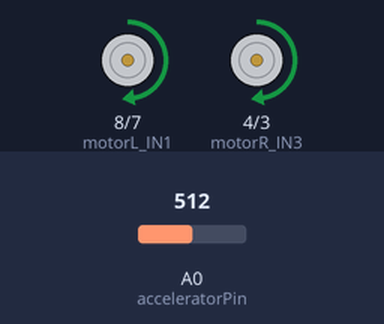
A program run on a simulated Arduino Uno, built with avr-gcc and run on an emulated ATmega328P. Shown: motor-driver pin pairs drawn as motors (green arrow = first pin HIGH = forward, orange = second pin HIGH = backward, longer = more drive, scaled by the enable pin). The test bench sets the inputs (shaded band); at power-on: A0 (acceleratorPin) = 512.

Above: at 9.8 s.
9.9 s: A0 (acceleratorPin) set to 716
At 12.5 s:
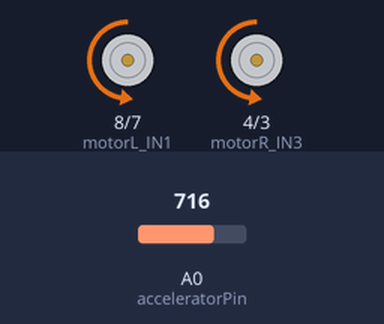
22.5 s: A0 (acceleratorPin) set to 900
At 27.5 s:
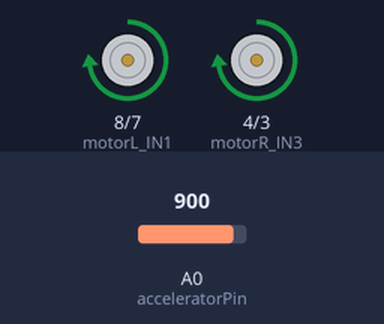
36.5 s: A0 (acceleratorPin) set to 122
49.5 s: A0 (acceleratorPin) set to 0
At 51.8 s:
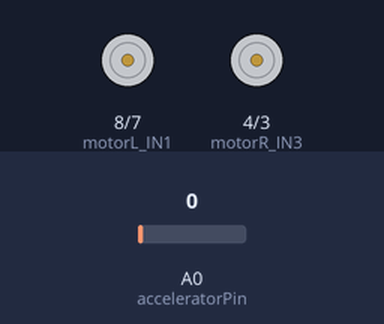
Timing chart, 0 to 53.3 s (numbered marks = the images above; inputs shaded):
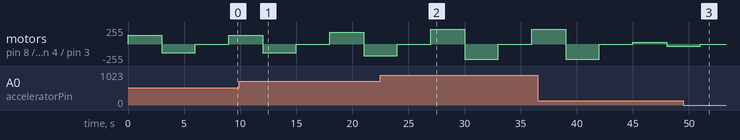

The program:

main.cpp
```cpp
/*C*************************************************************************************************
* NAME: 			MotorTest_04.ino
*---------------------------------------------------------------------------------------------------
* DESCRIPTION:		Motor Test des PRO-BOTs.
*					Die Motoren werden zuerst in die eine, danach in die andere Richtung hochgefahren.
* CREATED_BY:		Harry Kunte
* CREATION_DATE:	26/11/2018
* BASED_ON:			--
*---------------------------------------------------------------------------------------------------
* TEST-TARGET:		ARDUINO UNO, ATmega328P
* CLOCK:			16,0000 MHz, external Cristal-Oscillator
* IDE:				Visual Studio
*---------------------------------------------------------------------------------------------------
* REVISION:			1.1
* REVISION HISTORY:	1.0:	Initial version
***************************************************************************************************/


#include <Arduino.h>


#define motorL_Speed	 6
#define motorR_Speed	 5

#define motorL_IN1		 8
#define motorL_IN2		 7
#define motorR_IN3		 4
#define motorR_IN4		 3

#define acceleratorPin	 0

#define FORWARD		1
#define BACKWARD	2
#define BRAKE		3
#define RELEASE		4


uint8_t MspeedL = 0;
uint8_t MspeedR = 0;
uint8_t speed   = 0;


/*F*************************************************************************************************
* NAME:		setMotorL_Speed(MspeedL)
*---------------------------------------------------------------------------------------------------
* PARAMS:	I/P Arguments	: MspeedL		:= 8-bit PWM value, 0 is off, 255 is on
*			Return value	: none
*---------------------------------------------------------------------------------------------------
* PURPOSE:
*		Control the DC Motor speed/throttle
***************************************************************************************************/
void setMotorL_Speed(uint8_t MspeedL)
{
	analogWrite(motorL_Speed, MspeedL);
}


/*F*************************************************************************************************
* NAME:		setMotorR_Speed(MspeedR)
*---------------------------------------------------------------------------------------------------
* PARAMS:	I/P Arguments	: MspeedR		:= 8-bit PWM value, 0 is off, 255 is on
*			Return value	: none
*---------------------------------------------------------------------------------------------------
* PURPOSE:
*		Control the DC Motor speed/throttle
***************************************************************************************************/
void setMotorR_Speed(uint8_t MspeedR)
{
	analogWrite(motorR_Speed, MspeedR);
}


/*F*************************************************************************************************
* NAME:		setMotorL_Direction(cmd)
*---------------------------------------------------------------------------------------------------
* PARAMS:	I/P Arguments	: cmd		:= the action to perform, can be FORWARD, BACKWARD or RELEASE
*			Return value	: none
*---------------------------------------------------------------------------------------------------
* PURPOSE:
*		Control the DC Motor direction and action
***************************************************************************************************/
void setMotorL_Direction(uint8_t cmd)
{
	switch (cmd)
	{
		case FORWARD:
						digitalWrite(motorL_IN2, LOW);		// take low first to avoid 'break'
 						digitalWrite(motorL_IN1, HIGH);
		break;

		case BACKWARD:
 						digitalWrite(motorL_IN1, LOW);		// take low first to avoid 'break'
						digitalWrite(motorL_IN2, HIGH);
		break;

		case RELEASE:
						digitalWrite(motorL_IN1, LOW);
						digitalWrite(motorL_IN2, LOW);
    break;
  }
}


/*F*************************************************************************************************
* NAME:		setMotorR_Direction(cmd)
*---------------------------------------------------------------------------------------------------
* PARAMS:	I/P Arguments	: cmd		:= the action to perform, can be FORWARD, BACKWARD or RELEASE
*			Return value	: none
*---------------------------------------------------------------------------------------------------
* PURPOSE:
*		Control the DC Motor direction and action
***************************************************************************************************/
void setMotorR_Direction(uint8_t cmd)
{
	switch (cmd)
	{
		case FORWARD:
						digitalWrite(motorR_IN4, LOW);		// take low first to avoid 'break'
 						digitalWrite(motorR_IN3, HIGH);
		break;

		case BACKWARD:
 						digitalWrite(motorR_IN3, LOW);		// take low first to avoid 'break'
						digitalWrite(motorR_IN4, HIGH);
		break;

		case RELEASE:
						digitalWrite(motorR_IN3, LOW);
						digitalWrite(motorR_IN4, LOW);
    break;
  }
}


void setup()
{
	pinMode(motorL_Speed, OUTPUT);
	pinMode(motorR_Speed, OUTPUT);
	pinMode(motorL_IN1, OUTPUT);
	pinMode(motorL_IN2, OUTPUT);
	pinMode(motorR_IN3, OUTPUT);
	pinMode(motorR_IN4, OUTPUT);

	setMotorL_Speed(0);
	setMotorR_Speed(0);

	setMotorL_Direction(RELEASE);
	setMotorR_Direction(RELEASE);
}


void loop()
{
	speed = analogRead(acceleratorPin) / 4;
	setMotorL_Speed(speed);
	setMotorR_Speed(speed);

	setMotorL_Direction(FORWARD);
	setMotorR_Direction(FORWARD);
	delay(3000);

	setMotorL_Direction(BACKWARD);
	setMotorR_Direction(BACKWARD);
	delay(3000);

	setMotorL_Direction(RELEASE);
	setMotorR_Direction(RELEASE);
	delay(3000);
}
```

Measured:
- after the input at 49.5 s, motor on pin 8 (motorL_IN1) / pin 7 (motorL_IN2), motor on pin 4 (motorR_IN3) / pin 3 (motorR_IN4): goes on until 51.0 s, then stays stopped
